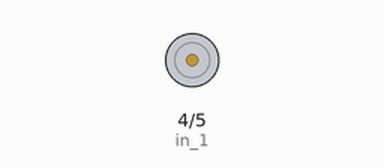
Bench run of a sketch on a simulated Arduino Uno, built with avr-gcc and run on an emulated ATmega328P. Shown: motor-driver pin pairs drawn as motors (green arrow = first pin HIGH = forward, orange = second pin HIGH = backward, longer = more drive). What the sketch prints to the serial monitor is not drawn.

Above: at 0.1 s.
At 13.1 s:
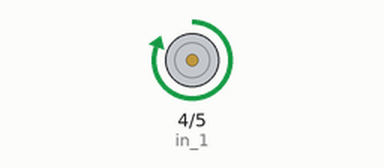
Timing chart, 0 to 14.6 s (numbered marks = the images above):
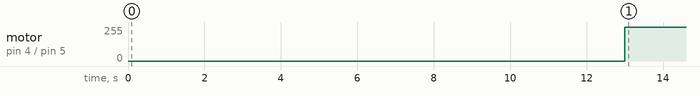

The sketch:

Controlling_Speed_Of_Motor.ino
```cpp
//Reading encoder count to find out the speed of a rotating shaft of a motor
//Motor driver used : Pimironi 2040
//Pins used : GPIO 0 ENCODER A_A, GPIO 1 ENCODER A_B
//The encoders produce 12 counts per revolution.
//There are 600 encoder counts per revoluiton at the shaft due to the gear used.
//The gear ratio of the motor is found to be 50:1

const int ENCA_A = 0;
const int ENCA_B = 1;
const int in_1 = 4;
const int in_2 = 5;
volatile long count = 0;
long previous_count = 0;
unsigned long timeBetweenCalculation = 1000;
unsigned long timeOfLastCalculation = 0;
float speed = 0;
const int countsPerRevolution = 600;  //number of encoder counts per revolution at the shaft
int req_speed = 200;
int power = 0;


void setup() {
  pinMode(ENCA_A, INPUT_PULLUP);
  pinMode(ENCA_B, INPUT_PULLUP);
  pinMode(in_1, OUTPUT);
  pinMode(in_2, OUTPUT);
  Serial.begin(9600);
  attachInterrupt(digitalPinToInterrupt(ENCA_A), channelAEvent, CHANGE);
  attachInterrupt(digitalPinToInterrupt(ENCA_B), channelBEvent, CHANGE);
}

void loop() {

  analogWrite(in_1, power);
  analogWrite(in_2, 0);
  unsigned long current_time = millis();
  //Serial.println(current_time);//for my reference
  if ((current_time - timeOfLastCalculation) >= timeBetweenCalculation) {
    long change = count - previous_count;                                                        //The count used here is found from the count that is returned from interrupts. change: This is the change in encoder counts during the specified time interval. It tells you how many encoder counts have occurred during that time.
    float speed = (float)change / countsPerRevolution * 60 / (timeBetweenCalculation / 1000.0);  //calculated speed in RPM
    speed = speed * -1;
    Serial.print(count);
    Serial.print(" ");
    Serial.println(change);
    previous_count = count;
    timeOfLastCalculation = current_time;
    Serial.println(speed);
    Serial.println("rpm");
    //controlling speed with variying load
    if (speed >= req_speed) {
      int new_power = power - 10;
      power = new_power;
    } else {
      int new_power = power + 10;
      power = new_power;
    }
    Serial.print(power);
  }
}

void channelAEvent() {
  if (digitalRead(ENCA_A) != digitalRead(ENCA_B)) {
    count += 1;
  } else {
    count -= 1;
  }
}
void channelBEvent() {
  if (digitalRead(ENCA_A) != digitalRead(ENCA_B)) {
    count -= 1;
  } else {
    count += 1;
  }
}
```

Measured:
- by itself, motor on pin 4 (in_1) / pin 5 (in_2): stopped → forward 255/255 at 13.0 s
